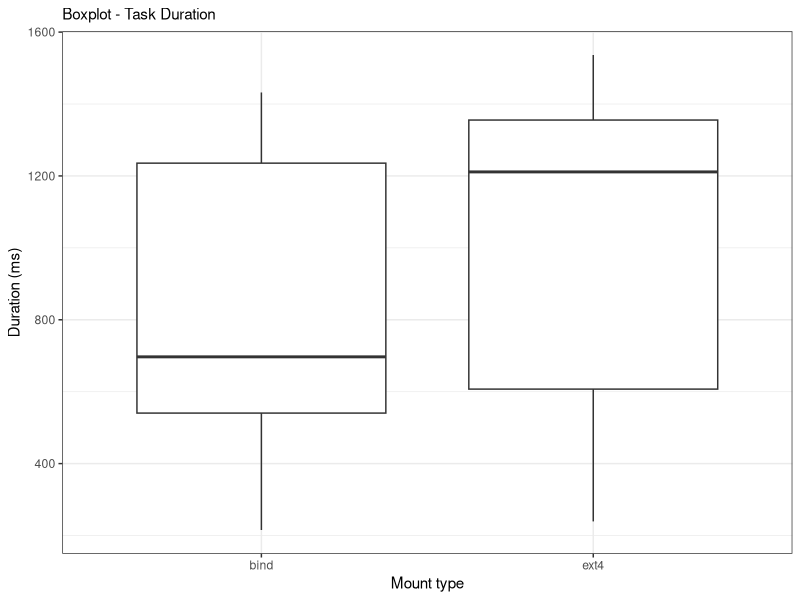
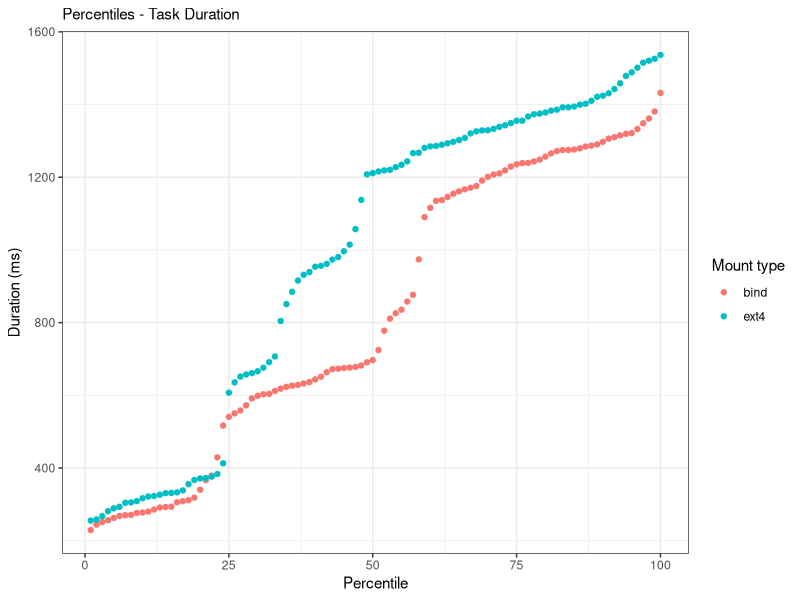
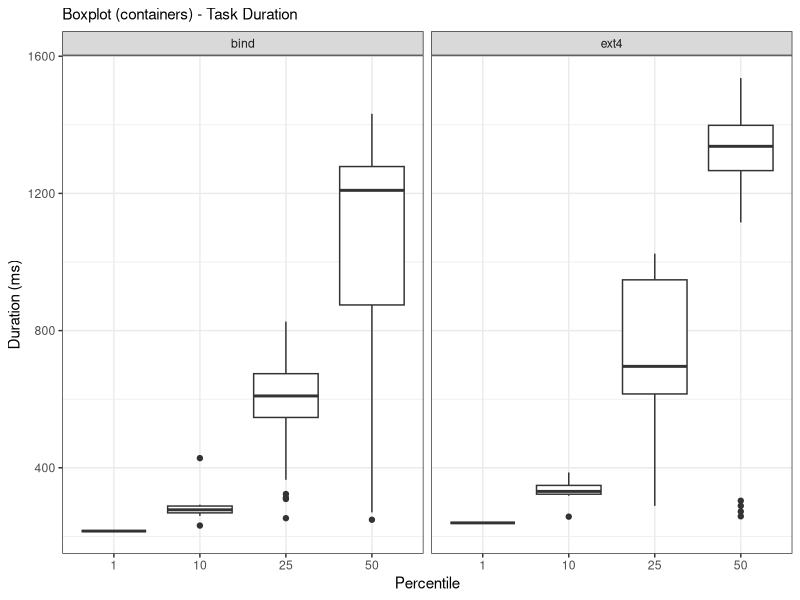

Here is the R script that generated these plots, in order:
## ---- chunk 1
knitr::opts_chunk$set(echo = TRUE)

library(tidyverse)
library(knitr)
library(reshape2)
library(ggplot2)
library(grid)
library(here)
library(gridExtra)
library(lubridate)

theme_set(theme_bw())
## ---- chunk 2
data <- read_csv(here::here('analysis', 'data', 'task.csv'), na = c("", "NA", "NaN"))
data <- transform(data, time = as.numeric(time))
## ---- chunk 3
data %>%
  ggplot(aes(x=mount, y=time)) +
  geom_boxplot() +
  labs(x = 'Mount type', y= 'Duration (ms)', subtitle='Boxplot - Task Duration')
## ---- chunk 4
p <- seq(0.01, 1, 0.01)
p_names <- map_chr(p, ~paste0(.x*100, ""))
p_funs <- map(p, ~partial(quantile, probs = .x, na.rm = TRUE)) %>% set_names(nm = p_names)
quart <- data %>%
  group_by(mount) %>%
  summarise_at(vars(time), funs(!!!p_funs)) %>%
  ungroup()

quart <- melt(data = as.data.frame(quart), id.vars = c("mount"), measure.vars = p_names)

quart %>%
  mutate(variable = as.numeric(variable)) %>%
  ggplot(aes(x = variable, y = value, col = mount)) +
  geom_point() +
  labs(x = 'Percentile', y= 'Duration (ms)', col="Mount type", subtitle='Percentiles - Task Duration')
## ---- chunk 5
data %>%
  transform(container = as.factor(container)) %>%
  ggplot(aes(x=container, y=time)) +
  geom_boxplot() +
  facet_wrap(~mount) +
  labs(x = 'Percentile', y= 'Duration (ms)', col="Mount type", subtitle='Boxplot (containers) - Task Duration')
